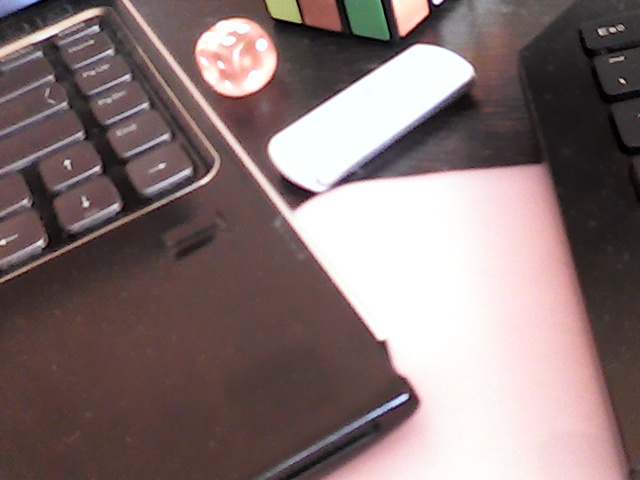
#> input picture The markup for an image OpenCV/data_img1.jpg, 640 x 480 px, given as the content of the folder data/test/none, which was not available
$ python main.py
#> lines starting #> are read from the running program, lines starting #| are printed output that depends on the picture; pictures that were not available may be replaced by others from this repository, and a replacement may not be noted
### NeuroNet classification road sign Keras/sourse/helpers.py
# Helper functions
import cv2
import os
import glob  # library for loading images from a directory
import numpy as np

def one_hot_encode(label):
    """ Функция осуществляет перекодировку текстового входного сигнала
     в массив элементов, соответствующий выходному сигналу

     Входные параметры: текстовая метка (прим.  pedistrain)

     Выходные параметры: метка ввиде массива
     """
    if label == "none":
        one_hot_encoded = 0
    elif label == "pedistrain":
        one_hot_encoded = 1
    elif label == "no_drive":
        one_hot_encoded = 2
    elif label == "stop":
        one_hot_encoded = 3
    elif label == "way_out":
        one_hot_encoded = 4
    elif label == "no_entry":
        one_hot_encoded = 5
    elif label == "road_works":
        one_hot_encoded = 6
    elif label == "parking":
        one_hot_encoded = 7
    elif label == "a_unevenness":
        one_hot_encoded = 8

    return one_hot_encoded

# This function loads in images and their labels and places them in a list
# The list contains all images and their associated labels
# For example, after data is loaded, im_list[0][:] will be the first image-label pair in the list
def load_dataset(image_dir):
    # Populate this empty image list
#> called with image_dir = 'data/test/'
    im_list = []
    out_list = []
    im_type_list = []
    image_types = ["none", "pedistrain", "no_drive","stop","way_out","no_entry","road_works","parking","a_unevenness"]

    # Iterate through each color folder
    for im_type in image_types:

        # Iterate through each image file in each image_type folder
        # glob reads in any image with the extension "image_dir/im_type/*"
        for file in glob.glob(os.path.join(image_dir, im_type, "*")):

            # Read in the image
            # im = mpimg.imread(file)
            im = cv2.imread(file)
#> im is the input picture: shape (480, 640, 3); mean B, G, R 114.6, 115.6, 132.7

            # Check if the image exists/if it's been correctly read-in
            if not im is None:
                # Append the image, and it's type ("none", "pedistrain", "no_drive","stop","way-out","no_entry","road_works","parking","a_unevenness") to the image list
                im = cv2.cvtColor(im, cv2.COLOR_BGR2GRAY)
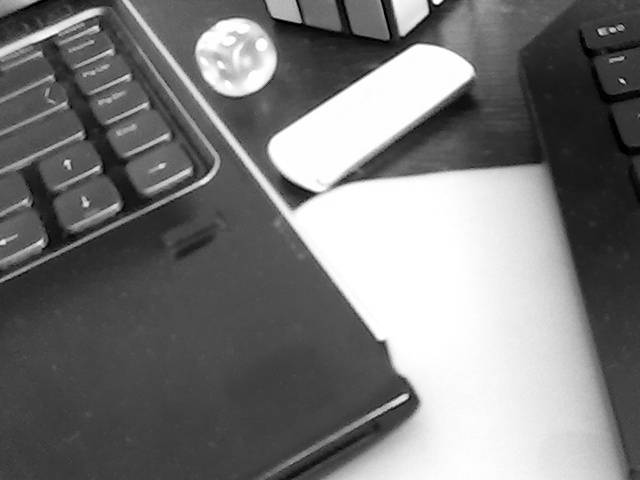
#> im: shape (480, 640); min 0, max 255, mean 120.7
                im = cv2.resize(im, (20,20))
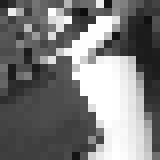
#> im: shape (20, 20) (shown 8 times larger); min 12, max 255, mean 122.1
                im_list.append(im)
                im_type_list.append(one_hot_encode(im_type))

    # [4 lines of commented-out code are left out]

    out_list.append(im_list)
    out_list.append(im_type_list)

    return out_list


a = load_dataset("data/test/")
#print(a[0])
print(a[1])
# [15 lines of commented-out code are left out]

### NeuroNet classification road sign Keras/sourse/main.py
import helpers
import cv2
import random
import numpy as np


# Загрузка данных из учебных, проверочных и валидационных данных
def load_data():
    """ Формирование обучающего, тренировочного и тестового массива изображений.
    Вспомогательный файл helpers.py формирует массив изображений по заданному пути.

    Выходные данные:
    IMAGE_LIST - массив тренировочных изображений
    TEST_IMAGE_LIST - массив тестовых изображений
    VALIDATION_IMAGE_LIST - массив валидационных изображений (по этому массиву осуществляется
    проверка работы алгоритма
    """

    IMAGE_DIR_TRAINING = "data/training/"
    IMAGE_DIR_TEST = "data/test/"
    IMAGE_DIR_VALIDATION = "data/val/"
    IMAGE_LIST = helpers.load_dataset(IMAGE_DIR_TRAINING)
    TEST_IMAGE_LIST = helpers.load_dataset(IMAGE_DIR_TEST)
    VALIDATION_IMAGE_LIST = helpers.load_dataset(IMAGE_DIR_VALIDATION)

    return IMAGE_LIST, TEST_IMAGE_LIST, VALIDATION_IMAGE_LIST


# приведение входного изображения к стандартному виду
def standardize_input(image):
    """Приведение изображений к стандартному виду. Если вы хотите преобразовать изображение в
    формат, одинаковый для всех изображений, сделайте это здесь. В примере представлено приведение размера к одинаковому для каждого изображения

    Входные данные: изображение

    Выходные данные: стандартизированное изображений.

    """
    ## TODO: Выполните необходимые преобразования изображения для стандартизации, если это необходимо (обрезка, поворот, изменение размера)
    standard_im = np.copy(image)

    standard_im = cv2.resize(standard_im, (64, 64))
    return standard_im


# Перекодировка из текстового названия в массив данных
def one_hot_encode(label):
    """ Функция осуществляет перекодировку текстового входного сигнала
     в массив элементов, соответствующий выходному сигналу

     Входные параметры: текстовая метка (прим.  pedistrain)

     Выходные параметры: метка ввиде массива
     """
    one_hot_encoded = []
    if label == "none":
        one_hot_encoded = [0, 0, 0, 0, 0, 0, 0, 0]
    elif label == "pedistrain":
        one_hot_encoded = [1, 0, 0, 0, 0, 0, 0, 0]
    elif label == "no_drive":
        one_hot_encoded = [0, 1, 0, 0, 0, 0, 0, 0]
    elif label == "stop":
        one_hot_encoded = [0, 0, 1, 0, 0, 0, 0, 0]
    elif label == "way_out":
        one_hot_encoded = [0, 0, 0, 1, 0, 0, 0, 0]
    elif label == "no_entry":
        one_hot_encoded = [0, 0, 0, 0, 1, 0, 0, 0]
    elif label == "road_works":
        one_hot_encoded = [0, 0, 0, 0, 0, 1, 0, 0]
    elif label == "parking":
        one_hot_encoded = [0, 0, 0, 0, 0, 0, 1, 0]
    elif label == "a_unevenness":
        one_hot_encoded = [0, 0, 0, 0, 0, 0, 0, 1]

    return one_hot_encoded


# приведение всего набора изображений к стандартному виду
def standardize(image_list):
    """Функция осуществляет приведение всего набора изображений к стндартному виду

    Входные данные: блок изображений (массив)

    Выходные данные: стандартизированный блок изображений
    """

    standard_list = []

    for item in image_list:
        image = item[0]
        label = item[1]

        # стандартизация каждого изображения
        standardized_im = standardize_input(image)

        # перекодировка из названия в массив
        one_hot_label = one_hot_encode(label)

        # Append the image, and it's one hot encoded label to the full, processed list of image data
        standard_list.append((standardized_im, one_hot_label))
#> this loop made 1 pass
#> pass 1, in standardize_input, `standard_im = cv2.resize(standard_im, (64, 64))`:
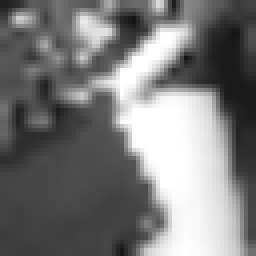
#> standard_im: shape (64, 64) (shown 4 times larger); min 20, max 255, mean 121.9

    return standard_list


# совокупность функций классификации
# [50 lines left out: functions predict_label, get_misclassified_images, not called in this run]


def main():
    ## загрузка учебных изображений
    IMAGE_LIST, TEST_IMAGE_LIST, VALIDATION_IMAGE_LIST = load_data()
    ## Отображение изображения, приведенного к стандартному виду (размер 32х32) и его метки (массива чисел)
    STANDARDIZED_LIST = standardize(IMAGE_LIST)
    STANDARDIZED_TEST_LIST = standardize(TEST_IMAGE_LIST)
    random.shuffle(STANDARDIZED_TEST_LIST)

    # [1]
    ## Пример работы с изображением из списка тренировочных изображений

    # Получим изображение и его метку
    standart_image = STANDARDIZED_LIST[1520][0]
    standart_image_label = STANDARDIZED_LIST[1520][1]
    #
    predict_image_label = predict_label(standart_image)

    print("Реальный класс изображения: {} Предсказанный класс изображения {}".format(standart_image_label,
                                                                                     predict_image_label))
    # Чтобы отобразить изображение раскомментируйте 2 строки ниже:
    # cv2.imshow("standart_test_im", standart_image)
    # cv2.waitKey(0)

    # [2]
    ## сравнение учебных и тестовых изображений
    # поиск неклассифицированных изображений в тестовой выборке
    MISCLASSIFIED = get_misclassified_images(STANDARDIZED_TEST_LIST)
    # Вы также можете увидеть изображения, которые не удалось классифицировать раскомментировав 2 строчки ниже:
    # cv2.imshow("MISCLASSIFIED", MISCLASSIFIED[10][0])
    # cv2.waitKey(0)

    # вычисление точности
    total = len(STANDARDIZED_TEST_LIST)
    num_correct = total - len(MISCLASSIFIED)
    accuracy = num_correct / total

    print('Точность: ' + str(accuracy))
    print("Число не распознанных изображений = " + str(len(MISCLASSIFIED)) + ' из ' + str(total))


if __name__ == '__main__':
#> (the run stopped early here; a loop or call above may not have finished)
